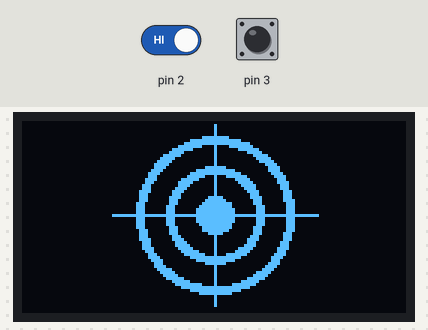
The sketch below on a simulated Arduino Uno, built with avr-gcc and run on an emulated ATmega328P. Shown: 128×64 one-colour display. The inputs (shaded band) are chosen by the test bench; at power-on: pin 2 HIGH, pin 3 HIGH.

Above: at 0.1 s.
3.3 s: pin 2 driven LOW
At 5.3 s:
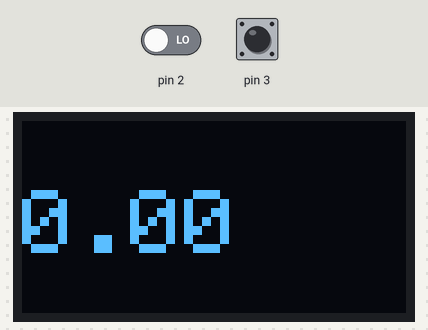
Timing chart, 0 to 6.8 s (numbered marks = the images above; inputs shaded):
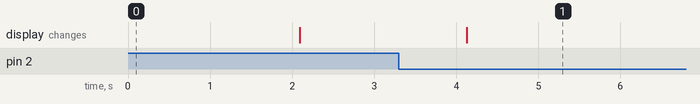

Measured:
- after the input at 3.3 s, the display: changes after 0.83 s (image 1)

The sketch:

Chronograph.ino
```cpp
#include <util/delay.h>

#include <SPI.h>
#include <Wire.h>
#include <Adafruit_GFX.h>
#include <Adafruit_SSD1306.h>

#define OLED_RESET 4
Adafruit_SSD1306 display(OLED_RESET);

extern uint8_t logo[];

double data;

float DIST = 0.059; // 0.059; 59 мм

volatile unsigned char s1 = 0;
volatile unsigned char s2 = 0;

// Timer/Counter 0 initialization
void Timer0_Init( void )
{
    TCNT0 = 0;

    // Bits: COM0A1 COM0A0 COM0B1 COM0B0 - - WGM01 WGM00
    TCCR0A = 0;

    // Bits: FOC0A FOC0B - - WGM02 CS02 CS01 CS00
    TCCR0B = 0;

    // Bits: - - - - - OCIE0B OCIE0A TOIE0
    TIMSK0 = 0;

    // Bits: - - - - - OCF0B OCF0A TOV0
    TIFR0 = 0;
}

// Timer/Counter 1 initialization
void Timer1_Init( void )
{
    TCNT1 = 0;

    // Bits: COM1A1 COM1A0 COM1B1 COM1B0 - - WGM11 WGM10
    TCCR1A = 0;

    // Bits: ICNC1 ICES1 - WGM13 WGM12 CS12 CS11 CS10
    TCCR1B = 0;

    // Bits: FOC1A FOC1B - - - - - -
    TCCR1C = 0;

    // Bits: - - ICIE1 - - OCIE1B OCIE1A TOIE1
    TIMSK1 = 0;

    // Bits: – – ICF1 – - OCF1B OCF1A TOV1
    TIFR1 = 0;
}

void setup()
{
    display.begin(SSD1306_SWITCHCAPVCC, 0x3C);

    display.clearDisplay();
    display.drawBitmap(0, 0, logo, 128, 64, WHITE);
    display.display();
    delay(2000);
    display.clearDisplay();
    display.display();

    // Global disable interrupts
    cli();

    // Timer/Counter 0 initialization
    Timer0_Init();

    // Timer/Counter 1 initialization
    Timer1_Init();

    // Global enable interrupts
    sei();

    //Serial.begin(9600);

    attachInterrupt(0, sensor_1, FALLING);
    attachInterrupt(1, sensor_2, FALLING);
}

void loop()
{
    while ( s1 == 0 && s2 == 0 ) ;
    _delay_ms(800); // wait 800 ms

    if ( s1 != 0 && s2 != 0 )
    {
        data = DIST / (TCNT1 * (1.0 / 16000000.0)); // v = s / t
    }
    else
    {
        data = 0;
    }

    //Serial.println(data);

    display.clearDisplay();
    display.setTextSize(3);
    display.setTextColor(WHITE);
    display.setCursor(0,23);

    display.println(data);
    display.display();

    TCCR1B = 0;
    TCNT1 = 0;

    s1 = 0;
    s2 = 0;
}

void sensor_1()
{
    if ( s1 == 0 )
    {
        TCCR1B = (1<<CS10); // Timer/Counter 1 running (no prescaling)
        s1 = 1;
    }
}

void sensor_2()
{
    if ( s2 == 0 )
    {
        TCCR1B = 0; // Timer/Counter 1 stopped (no clock source)
        s2 = 1;
    }
}
```

Source omitted: logo.c (data table, 6404 bytes)
